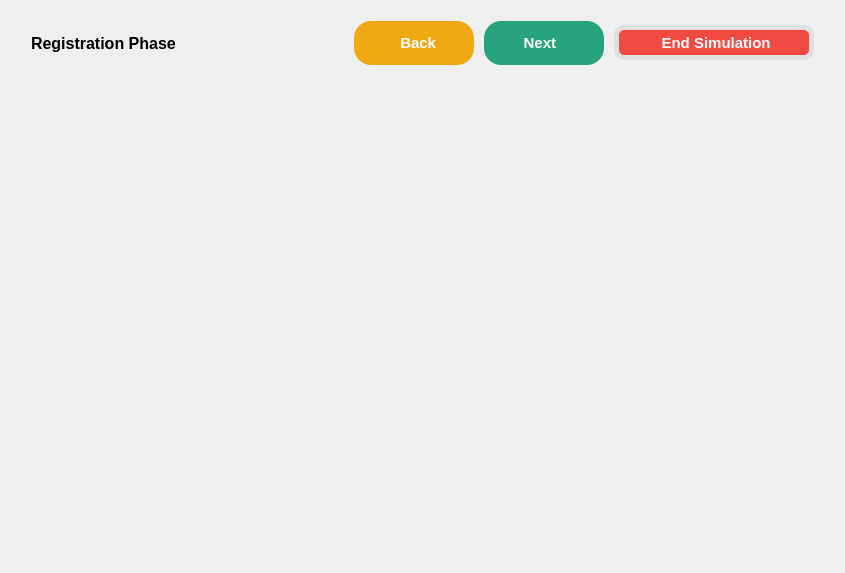
<?xml version="1.0" encoding="UTF-8"?>
<ui version="4.0">
 <class>Form</class>
 <widget class="QWidget" name="Form">
  <property name="geometry">
   <rect>
    <x>0</x>
    <y>0</y>
    <width>845</width>
    <height>573</height>
   </rect>
  </property>
  <property name="sizePolicy">
   <sizepolicy hsizetype="Expanding" vsizetype="Expanding">
    <horstretch>0</horstretch>
    <verstretch>0</verstretch>
   </sizepolicy>
  </property>
  <property name="windowTitle">
   <string>Form</string>
  </property>
  <property name="styleSheet">
   <string notr="true">#register_label {
	font-family:Yu Gothic UI ;
	font-size: 12pt;
	font-weight: 600;
}

#frame QPushButton {
	padding: 2px;
	font-size: 11pt;
	font-weight: 550;
	color: white;
}

#back_btn {
	border-radius: 17px;
	background-color: #efa913;
}

#back_btn:hover {
	background-color: #d79811;
}

#next_btn {
	border-radius: 17px;
	background-color: #27a37e;
}

#next_btn:hover {
	background-color: #239371;
}

#end_btn {
	border-radius: 10px;
	background-color: #F24942;
	border: 5px solid #e1dfdf;
}

#end_btn:hover {
	background-color: #da423b;
}

#back_btn:disabled, #next_btn:disabled {
	background-color: #e1dfdf;
	color: gray;
	border: 5px solid #e1dfdf;
}</string>
  </property>
  <layout class="QVBoxLayout" name="verticalLayout">
   <item>
    <widget class="QFrame" name="frame">
     <property name="frameShape">
      <enum>QFrame::NoFrame</enum>
     </property>
     <property name="frameShadow">
      <enum>QFrame::Raised</enum>
     </property>
     <layout class="QHBoxLayout" name="horizontalLayout">
      <property name="spacing">
       <number>10</number>
      </property>
      <property name="leftMargin">
       <number>20</number>
      </property>
      <property name="topMargin">
       <number>10</number>
      </property>
      <property name="rightMargin">
       <number>20</number>
      </property>
      <property name="bottomMargin">
       <number>5</number>
      </property>
      <item>
       <widget class="QLabel" name="register_label">
        <property name="text">
         <string>Registration Phase</string>
        </property>
       </widget>
      </item>
      <item>
       <widget class="QPushButton" name="back_btn">
        <property name="minimumSize">
         <size>
          <width>0</width>
          <height>44</height>
         </size>
        </property>
        <property name="maximumSize">
         <size>
          <width>120</width>
          <height>16777215</height>
         </size>
        </property>
        <property name="cursor">
         <cursorShape>PointingHandCursor</cursorShape>
        </property>
        <property name="text">
         <string>  Back</string>
        </property>
        <property name="icon">
         <iconset>
          <normaloff>../resources/icons/arrow-left.svg</normaloff>../resources/icons/arrow-left.svg</iconset>
        </property>
        <property name="iconSize">
         <size>
          <width>24</width>
          <height>24</height>
         </size>
        </property>
       </widget>
      </item>
      <item>
       <widget class="QPushButton" name="next_btn">
        <property name="minimumSize">
         <size>
          <width>0</width>
          <height>44</height>
         </size>
        </property>
        <property name="maximumSize">
         <size>
          <width>120</width>
          <height>16777215</height>
         </size>
        </property>
        <property name="cursor">
         <cursorShape>PointingHandCursor</cursorShape>
        </property>
        <property name="layoutDirection">
         <enum>Qt::RightToLeft</enum>
        </property>
        <property name="text">
         <string>Next  </string>
        </property>
        <property name="icon">
         <iconset>
          <normaloff>../resources/icons/arrow-right.svg</normaloff>../resources/icons/arrow-right.svg</iconset>
        </property>
        <property name="iconSize">
         <size>
          <width>24</width>
          <height>24</height>
         </size>
        </property>
       </widget>
      </item>
      <item>
       <widget class="QPushButton" name="end_btn">
        <property name="minimumSize">
         <size>
          <width>0</width>
          <height>35</height>
         </size>
        </property>
        <property name="maximumSize">
         <size>
          <width>200</width>
          <height>16777215</height>
         </size>
        </property>
        <property name="cursor">
         <cursorShape>PointingHandCursor</cursorShape>
        </property>
        <property name="text">
         <string> End Simulation</string>
        </property>
        <property name="icon">
         <iconset>
          <normaloff>../resources/icons/x-octagon.svg</normaloff>../resources/icons/x-octagon.svg</iconset>
        </property>
        <property name="iconSize">
         <size>
          <width>32</width>
          <height>32</height>
         </size>
        </property>
       </widget>
      </item>
     </layout>
    </widget>
   </item>
   <item>
    <widget class="QStackedWidget" name="stackedWidget"/>
   </item>
  </layout>
 </widget>
 <resources/>
 <connections/>
</ui>
